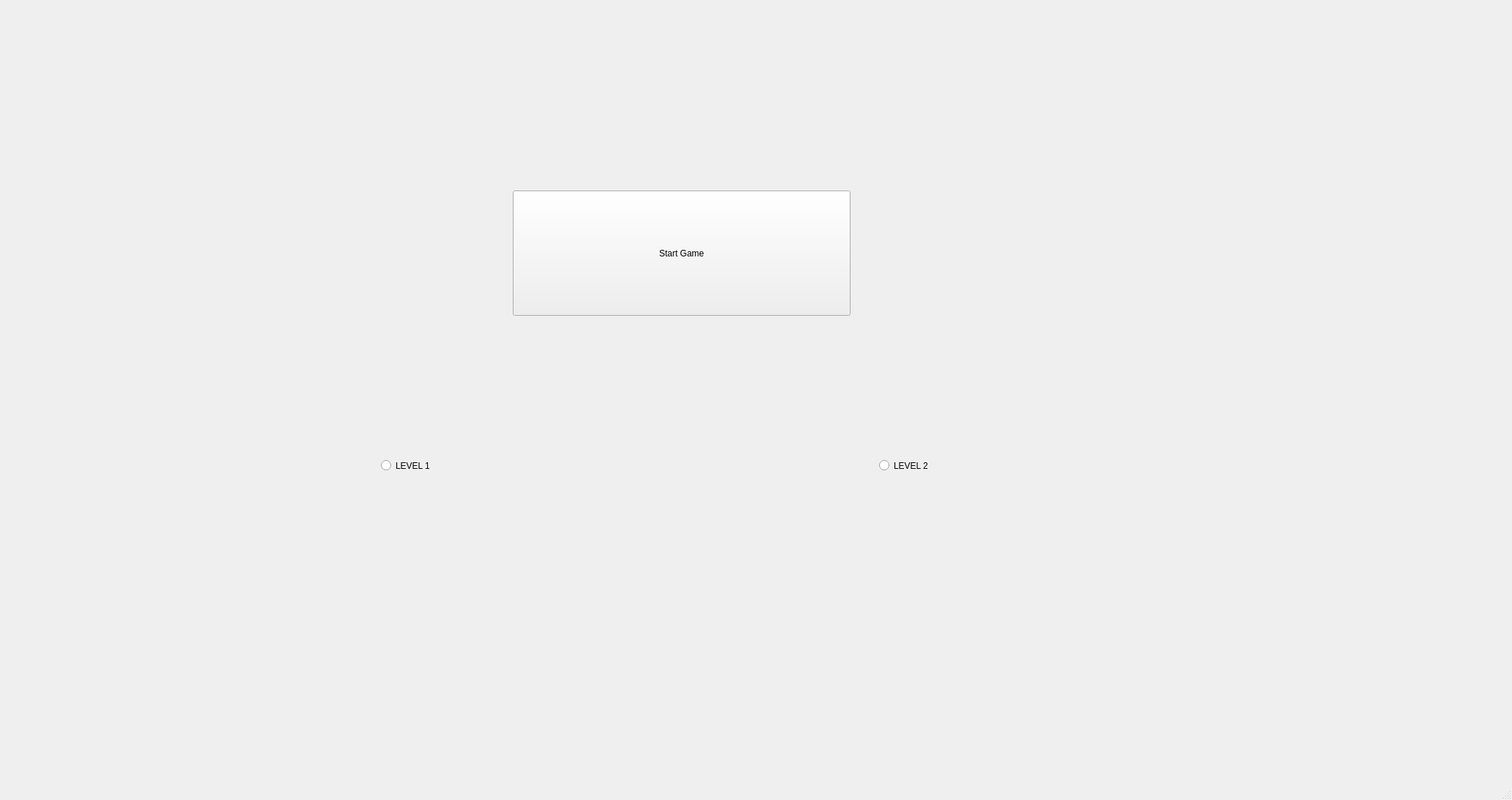
<?xml version="1.0" encoding="UTF-8"?>
<ui version="4.0">
 <class>FirstMenu</class>
 <widget class="QMainWindow" name="FirstMenu">
  <property name="geometry">
   <rect>
    <x>0</x>
    <y>0</y>
    <width>2064</width>
    <height>1092</height>
   </rect>
  </property>
  <property name="windowTitle">
   <string>MainWindow</string>
  </property>
  <widget class="QWidget" name="centralwidget">
   <widget class="QPushButton" name="start">
    <property name="geometry">
     <rect>
      <x>700</x>
      <y>260</y>
      <width>461</width>
      <height>171</height>
     </rect>
    </property>
    <property name="styleSheet">
     <string notr="true"/>
    </property>
    <property name="text">
     <string>Start Game</string>
    </property>
   </widget>
   <widget class="QRadioButton" name="level1">
    <property name="geometry">
     <rect>
      <x>520</x>
      <y>570</y>
      <width>221</width>
      <height>131</height>
     </rect>
    </property>
    <property name="text">
     <string>LEVEL 1</string>
    </property>
   </widget>
   <widget class="QRadioButton" name="level2">
    <property name="geometry">
     <rect>
      <x>1200</x>
      <y>570</y>
      <width>221</width>
      <height>131</height>
     </rect>
    </property>
    <property name="text">
     <string>LEVEL 2</string>
    </property>
   </widget>
   <widget class="QLabel" name="label">
    <property name="geometry">
     <rect>
      <x>800</x>
      <y>450</y>
      <width>251</width>
      <height>181</height>
     </rect>
    </property>
    <property name="styleSheet">
     <string notr="true"/>
    </property>
    <property name="text">
     <string/>
    </property>
   </widget>
  </widget>
  <widget class="QMenuBar" name="menubar">
   <property name="geometry">
    <rect>
     <x>0</x>
     <y>0</y>
     <width>2064</width>
     <height>26</height>
    </rect>
   </property>
  </widget>
  <widget class="QStatusBar" name="statusbar"/>
 </widget>
 <resources/>
 <connections/>
</ui>
